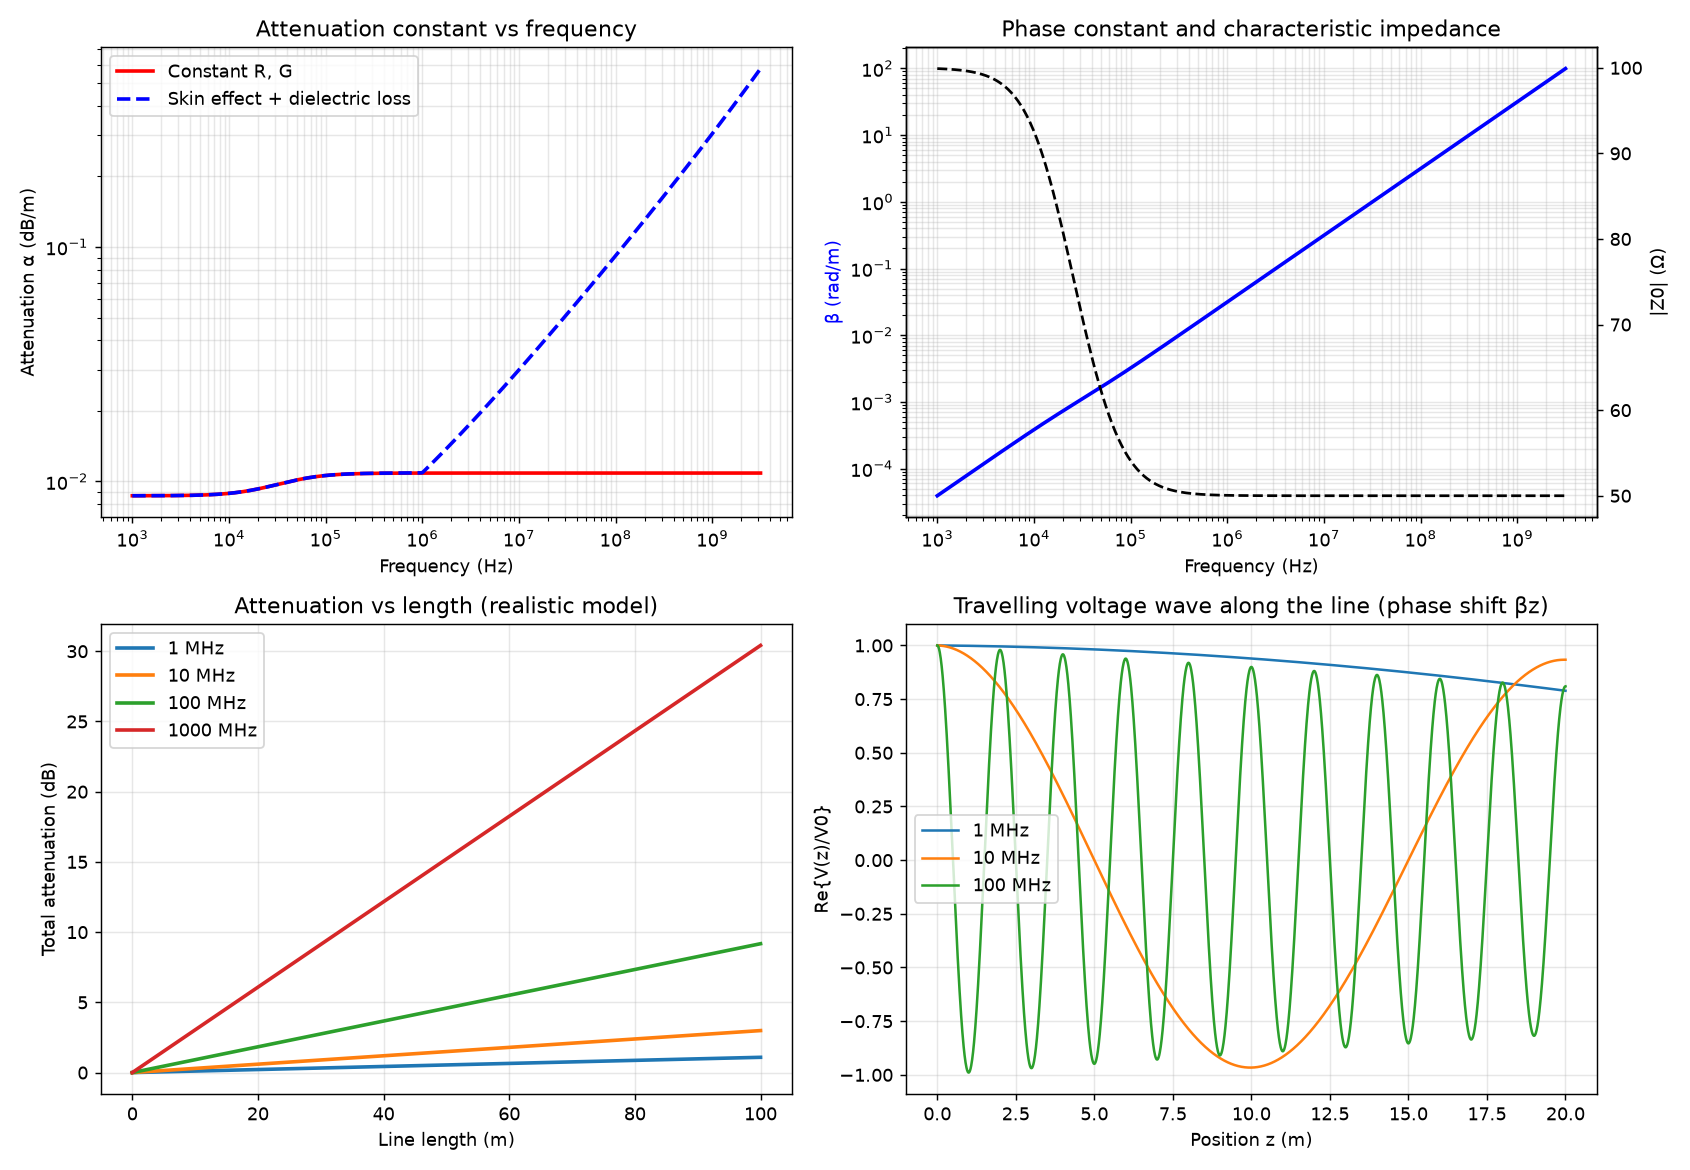

This figure's Python source:
"""
Simulation 3 - Lossy transmission line from its RLGC parameters.

gamma = sqrt((R + jwL)(G + jwC)) = alpha + j beta,  Z0 = sqrt((R + jwL)/(G + jwC))
Parameters (typical RG-58-like coax): R = 0.1 ohm/m, L = 250 nH/m, G = 1e-5 S/m, C = 100 pF/m.
With constant R and G the attenuation saturates at R/(2Z0) + G Z0/2, so a realistic model is
also run: skin-effect R(f) = R*sqrt(f/1 MHz) (min R) and dielectric G(f) = G + wC tan(delta).
Run:  python sim3_lossy_tline.py
"""
import numpy as np
import matplotlib
matplotlib.use("Agg")
import matplotlib.pyplot as plt

R, L, G, C = 0.1, 250e-9, 1e-5, 100e-12
TAN_D = 2e-4  # polyethylene-like dielectric loss tangent


def line_params(f, realistic=False):
    w = 2 * np.pi * f
    Rf = np.maximum(R, R * np.sqrt(f / 1e6)) if realistic else R
    Gf = G + w * C * TAN_D if realistic else G
    Z, Y = Rf + 1j * w * L, Gf + 1j * w * C
    gamma = np.sqrt(Z * Y)
    return gamma.real, gamma.imag, np.sqrt(Z / Y)


def main():
    print("=" * 66)
    print("SIMULATION 3: Lossy transmission line (RLGC model)")
    print("=" * 66)
    print(f"R = {R} ohm/m, L = {L*1e9:.0f} nH/m, G = {G} S/m, C = {C*1e12:.0f} pF/m")
    print(f"Lossless Z0 = sqrt(L/C) = {np.sqrt(L/C):.2f} ohm, v = 1/sqrt(LC) = {1/np.sqrt(L*C):.3e} m/s\n")
    print(f"{'f (Hz)':>10} {'alpha (Np/m)':>13} {'alpha (dB/m)':>13} {'beta (rad/m)':>13} {'|Z0| (ohm)':>11} {'v_p (m/s)':>11}")
    for f in [1e3, 1e5, 1e6, 1e7, 1e8, 1e9]:
        a, b, Z0 = line_params(f)
        print(f"{f:10.0e} {a:13.4e} {a*8.686:13.4e} {b:13.4e} {abs(Z0):11.2f} {2*np.pi*f/b:11.3e}")
    print("Low-loss limit: alpha ~ R/(2Z0) + G Z0/2 =", f"{R/(2*np.sqrt(L/C)) + G*np.sqrt(L/C)/2:.4e} Np/m")
    print("With constant R and G, alpha stops rising once wL >> R (above ~1 MHz).")

    print(f"\nRealistic model (skin effect + dielectric loss, tan d = {TAN_D}):")
    print(f"{'f (Hz)':>10} {'alpha (dB/m)':>13} {'dB per 100 m':>13}")
    for f in [1e6, 1e7, 1e8, 1e9]:
        a, _, _ = line_params(f, True)
        print(f"{f:10.0e} {a*8.686:13.4e} {a*868.6:13.2f}")

    print(f"\nEffect of length (realistic model):")
    print(f"{'l (m)':>6} {'f (MHz)':>8} {'atten (dB)':>11} {'|V/V0|':>8} {'phase (deg)':>12}")
    for f in [10e6, 100e6, 1e9]:
        a, b, _ = line_params(f, True)
        for l in [1, 10, 50, 100]:
            print(f"{l:6d} {f/1e6:8.0f} {a*l*8.686:11.3f} {np.exp(-a*l):8.4f} {np.degrees(b*l):12.1f}")
    print("Attenuation (dB) and phase shift both grow linearly with length;"
          " both also increase with frequency.")

    freqs = np.logspace(3, 9.5, 400)
    alpha, beta, Z0f = line_params(freqs)
    alpha_r, _, _ = line_params(freqs, True)
    lengths = np.linspace(0, 100, 400)

    fig, axes = plt.subplots(2, 2, figsize=(13, 9))
    ax = axes[0, 0]
    ax.loglog(freqs, alpha * 8.686, "r", lw=2, label="Constant R, G")
    ax.loglog(freqs, alpha_r * 8.686, "b--", lw=2, label="Skin effect + dielectric loss")
    ax.set_xlabel("Frequency (Hz)"); ax.set_ylabel("Attenuation α (dB/m)")
    ax.set_title("Attenuation constant vs frequency"); ax.grid(alpha=0.3, which="both"); ax.legend()

    ax = axes[0, 1]
    ax.loglog(freqs, beta, "b", lw=2, label="β")
    ax2 = ax.twinx()
    ax2.semilogx(freqs, np.abs(Z0f), "k--", label="|Z0|")
    ax.set_xlabel("Frequency (Hz)"); ax.set_ylabel("β (rad/m)", color="b"); ax2.set_ylabel("|Z0| (Ω)")
    ax.set_title("Phase constant and characteristic impedance"); ax.grid(alpha=0.3, which="both")

    ax = axes[1, 0]
    for f in [1e6, 1e7, 1e8, 1e9]:
        a, _, _ = line_params(f, True)
        ax.plot(lengths, a * lengths * 8.686, lw=2, label=f"{f/1e6:g} MHz")
    ax.set_xlabel("Line length (m)"); ax.set_ylabel("Total attenuation (dB)")
    ax.set_title("Attenuation vs length (realistic model)"); ax.grid(alpha=0.3); ax.legend()

    ax = axes[1, 1]
    for f in [1e6, 1e7, 1e8]:
        a, b, _ = line_params(f, True)
        z = np.linspace(0, 20, 2000)
        ax.plot(z, np.exp(-a * z) * np.cos(b * z), lw=1.4, label=f"{f/1e6:g} MHz")
    ax.set_xlabel("Position z (m)"); ax.set_ylabel("Re{V(z)/V0}")
    ax.set_title("Travelling voltage wave along the line (phase shift βz)")
    ax.grid(alpha=0.3); ax.legend()
    plt.tight_layout()
    plt.savefig("sim3_lossy_tline.png", dpi=130)
    print("Plot saved: sim3_lossy_tline.png")


if __name__ == "__main__":
    main()
